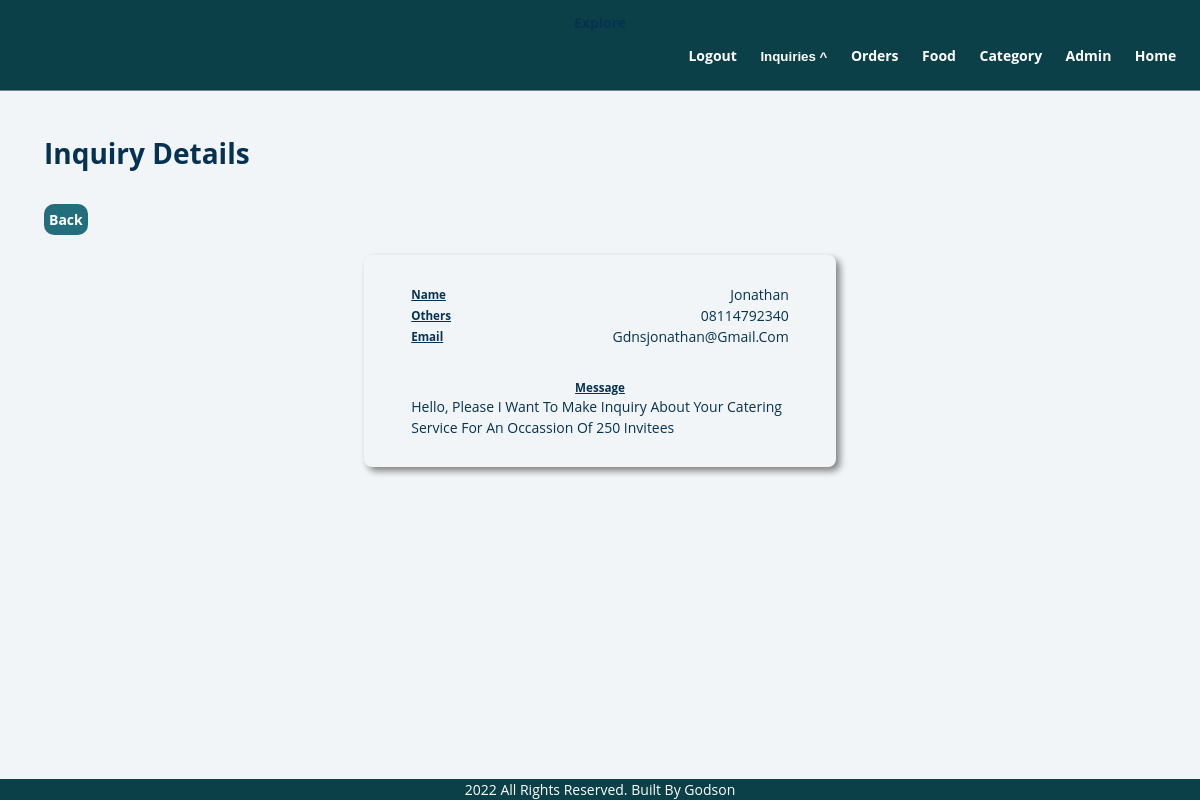
/admin/view-message.php?catering-ref=1 (signed in), run on the app's committed database.
### tables this page shows
CREATE TABLE `catering_inquiry` (
  `id` int(11) NOT NULL,
  `name` varchar(100) NOT NULL,
  `phone` varchar(100) NOT NULL,
  `email` varchar(100) NOT NULL,
  `message` varchar(255) NOT NULL
);

### admin/view-message.php (the view, shortened to what this page needs)
<?php include_once "./partials/header.php";  ?>
 <?php
            if(isset($_GET['con-ref']) || isset($_GET['event-ref']) || isset($_GET['catering-ref'])){
                if(isset($_GET['con-ref'])){
                    $ref = $_GET['con-ref'];
                    $sql = "SELECT * FROM contact_us WHERE id = '$ref' ";
                }
                elseif(isset($_GET['event-ref'])){
                $ref = $_GET['event-ref'];
                $sql = "SELECT * FROM event_decoration_inquiry WHERE id = '$ref' ";
                }
                elseif(isset($_GET['catering-ref'])){
                $ref = $_GET['catering-ref'];
                $sql = "SELECT * FROM catering_inquiry WHERE id = '$ref' ";
                 }
                 else{
                header('location:'.SITEURL.'admin/index.php');
                 }
             }
    ?>
<div class="main-content">
        <div class="wrapper tb">
            <h1 class="h1-title">Inquiry Details</h1>
             <a href="contact-inquiry.php" class="btn-primary add-admin">Back</a>
        </div>
<div class="main">
    <form id="paymentform" class="menu-table">
                     <?php
            $res = mysqli_query($conn, $sql);
            $count = mysqli_num_rows($res);
            if($count == 1){
                while($row = mysqli_fetch_assoc($res)){
                    $name = $row['name'];
                    $phone = $row['phone'];
                    $email = $row['email'];
                    $message = $row['message'];
                }
            }
                ?>
               <div class="personal">
                 <div class="ds-flex">
                        <h5>name</h5>
                        <p class="quantity bold">
                            <?php echo $name; ?>
                    </div>
                    <div class="ds-flex">
                        <h5>others</h5>
                        <p class="quantity bold">
                            <?php echo $phone; ?>
                            </p>
                    </div>
                    <div class="ds-flex mg-bottom">
                        <h5>email</h5>
                        <p class="quantity bold">
                            <?php echo $email; ?>
                            </p>
                    </div>
                    <div>
                        <h5 class="text-center">message</h5>
                        <p class="quantity bold">
                            <?php echo $message; ?>
                            </p>
                    </div>
               </div>
            </form>
    </div>
    </div>
<?php include_once "./partials/footer.php"; ?>

### css/admin.css (style rules this page uses)
* { margin: 0; padding: 0; -webkit-box-sizing: border-box; box-sizing: border-box; text-decoration: none; }
body { width: 100%; font-family: 'Open Sans', sans-serif; background: hsl(210, 36%, 96%); color: hsl(205, 86%, 17%); line-height: 1.5; font-size: 0.875rem; margin-top: 7rem; }
.h1-title { margin-left: 1.5rem; margin-bottom: 20px; }
.bold { font-weight: 500; }
.mg-bottom { margin-bottom: 2rem; }
.btn-primary { background-color: #226e7c; color: white; padding: 5px; border-radius: 10px; font-weight: bold; -webkit-transition: 0.5s linear; -o-transition: 0.5s linear; transition: 0.5s linear; }
.text-center { text-align: center; text-transform: capitalize; }
.menu-table { width: 100%; display: -webkit-box; display: -ms-flexbox; display: flex; -webkit-box-orient: vertical; -webkit-box-direction: normal; -ms-flex-direction: column; flex-direction: column; padding: 1.8rem 0; -webkit-box-pack: center; -ms-flex-pack: center; justify-content: center; -webkit-box-align: center; -ms-flex-align: center; align-items: center; text-transform: capitalize; border-radius: 8px; -webkit-box-shadow: 4px 4px 7px gray; box-shadow: 4px 4px 7px gray; }
.add-admin { display: inline-block; margin: 10px 0; margin-left: 1.5rem; }
.main { width: 80%; margin: 0 auto; }
#paymentform { width: 50%; margin: 0 auto; }
.personal { width: 80%; display: -webkit-box; display: -ms-flexbox; display: flex; -webkit-box-orient: vertical; -webkit-box-direction: normal; -ms-flex-direction: column; flex-direction: column; -webkit-box-pack: justify; -ms-flex-pack: justify; justify-content: space-between; }
.ds-flex { width: 100%; display: -webkit-box; display: -ms-flexbox; display: flex; -webkit-box-pack: justify; -ms-flex-pack: justify; justify-content: space-between; -webkit-box-align: center; -ms-flex-align: center; align-items: center; }
.personal h5 { text-decoration: underline; }
@media screen and (min-width: 768px) { body { width: 100vw; overflow-x: hidden; } }

### admin/view-message.php (style rules this page uses)
body { overflow-x: hidden; }
.main-content { width: 100vw !important; padding:10px !important; }
.tb { width:100% !important; padding:10px !important; margin:0 auto !important; }

### data on the page
catering_inquiry: name "Jonathan", phone "08114792340", email "Gdnsjonathan@gmail.com", message "Hello, Please I Want To Make Inquiry About Your Catering Service For An Occassion Of 250 Invitees"
